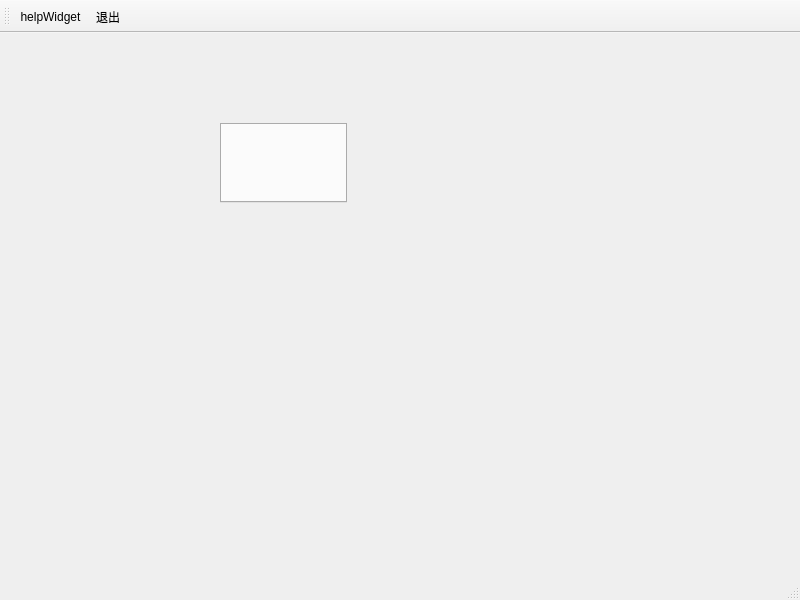
<?xml version="1.0" encoding="UTF-8"?>
<ui version="4.0">
 <class>MainWindow</class>
 <widget class="QMainWindow" name="MainWindow">
  <property name="geometry">
   <rect>
    <x>0</x>
    <y>0</y>
    <width>800</width>
    <height>600</height>
   </rect>
  </property>
  <property name="windowTitle">
   <string>helpWindow</string>
  </property>
  <property name="toolButtonStyle">
   <enum>Qt::ToolButtonTextUnderIcon</enum>
  </property>
  <widget class="QWidget" name="centralwidget">
   <widget class="QTabWidget" name="tabWidget">
    <property name="geometry">
     <rect>
      <x>220</x>
      <y>90</y>
      <width>127</width>
      <height>80</height>
     </rect>
    </property>
    <property name="currentIndex">
     <number>-1</number>
    </property>
    <property name="tabsClosable">
     <bool>true</bool>
    </property>
   </widget>
  </widget>
  <widget class="QMenuBar" name="menubar">
   <property name="geometry">
    <rect>
     <x>0</x>
     <y>0</y>
     <width>800</width>
     <height>26</height>
    </rect>
   </property>
  </widget>
  <widget class="QStatusBar" name="statusbar"/>
  <widget class="QToolBar" name="toolBar">
   <property name="contextMenuPolicy">
    <enum>Qt::DefaultContextMenu</enum>
   </property>
   <property name="windowTitle">
    <string>toolBar</string>
   </property>
   <property name="toolButtonStyle">
    <enum>Qt::ToolButtonTextUnderIcon</enum>
   </property>
   <attribute name="toolBarArea">
    <enum>TopToolBarArea</enum>
   </attribute>
   <attribute name="toolBarBreak">
    <bool>false</bool>
   </attribute>
   <addaction name="actWidgetInsite"/>
   <addaction name="actQuit"/>
  </widget>
  <action name="actWindowInsite">
   <property name="icon">
    <iconset resource="resource.qrc">
     <normaloff>:/images/images/2.ico</normaloff>:/images/images/2.ico</iconset>
   </property>
   <property name="text">
    <string>嵌入式MainWindow</string>
   </property>
   <property name="toolTip">
    <string>嵌入式MainWindow</string>
   </property>
  </action>
  <action name="actWidgetInsite">
   <property name="icon">
    <iconset resource="resource.qrc">
     <normaloff>:/images/images/100.bmp</normaloff>:/images/images/100.bmp</iconset>
   </property>
   <property name="text">
    <string>helpWidget</string>
   </property>
   <property name="toolTip">
    <string>Widget嵌入式窗体</string>
   </property>
  </action>
  <action name="actQuit">
   <property name="icon">
    <iconset resource="resource.qrc">
     <normaloff>:/images/images/132.bmp</normaloff>:/images/images/132.bmp</iconset>
   </property>
   <property name="text">
    <string>退出</string>
   </property>
   <property name="toolTip">
    <string>退出本系统</string>
   </property>
  </action>
  <action name="actDoc_Open">
   <property name="icon">
    <iconset resource="resource.qrc">
     <normaloff>:/images/images/122.bmp</normaloff>:/images/images/122.bmp</iconset>
   </property>
   <property name="text">
    <string>打开文档</string>
   </property>
   <property name="toolTip">
    <string>打开文档</string>
   </property>
  </action>
  <action name="actWindow">
   <property name="icon">
    <iconset resource="resource.qrc">
     <normaloff>:/images/images/3.ico</normaloff>:/images/images/3.ico</iconset>
   </property>
   <property name="text">
    <string>独立MainWindow窗口</string>
   </property>
   <property name="toolTip">
    <string>独立MainWindow窗口</string>
   </property>
  </action>
  <action name="actWidget">
   <property name="icon">
    <iconset resource="resource.qrc">
     <normaloff>:/images/images/804.bmp</normaloff>:/images/images/804.bmp</iconset>
   </property>
   <property name="text">
    <string>独立Widget窗口</string>
   </property>
   <property name="toolTip">
    <string>新建Widget独立窗口</string>
   </property>
  </action>
 </widget>
 <resources>
  <include location="resource.qrc"/>
 </resources>
 <connections>
  <connection>
   <sender>actQuit</sender>
   <signal>triggered()</signal>
   <receiver>MainWindow</receiver>
   <slot>close()</slot>
   <hints>
    <hint type="sourcelabel">
     <x>-1</x>
     <y>-1</y>
    </hint>
    <hint type="destinationlabel">
     <x>399</x>
     <y>299</y>
    </hint>
   </hints>
  </connection>
 </connections>
</ui>
